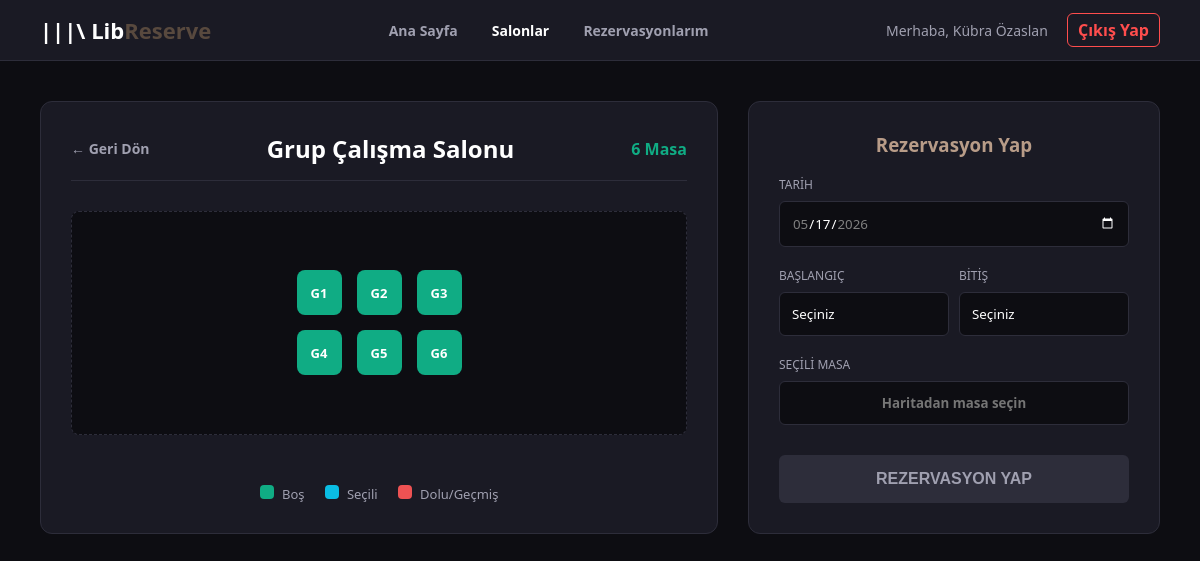
Page /salon_detay.php?isim=Grup+Çalışma+Salonu (signed in) on the committed database.
### tables this page shows
CREATE TABLE IF NOT EXISTS `masalar` (
  `id` int NOT NULL AUTO_INCREMENT,
  `masa_kodu` varchar(10) NOT NULL,
  `salon_adi` varchar(100) NOT NULL,
  `durum` enum('bos','dolu','arizali') DEFAULT 'bos',
  PRIMARY KEY (`id`)
);

### salon_detay.php (the view, shortened to what this page needs)
<?php
require_once 'config.php';
$salon_ismi = isset($_GET['isim']) ? $_GET['isim'] : 'Ana Salon';
$sorgu = "SELECT * FROM masalar WHERE salon_adi = ? ORDER BY id ASC";
$stmt = mysqli_prepare($db, $sorgu);
mysqli_stmt_bind_param($stmt, "s", $salon_ismi);
mysqli_stmt_execute($stmt);
$sonuc = mysqli_stmt_get_result($stmt);
$masalar = [];
while($row = mysqli_fetch_assoc($sonuc)) { $masalar[] = $row; }
$toplam_masa = count($masalar);
$layout_type = 'dortlu';
if ($salon_ismi == 'Grup Çalışma Salonu') $layout_type = 'uzun';
elseif ($salon_ismi == 'Bilgisayar Salonu') $layout_type = 'kenar';
?>
<!DOCTYPE html>
<html lang="tr">
<head>
</head>
<body>
    <nav class="navbar">
        <div class="logo">|||\ Lib<span>Reserve</span></div>
        <div class="nav-links">
            <a href="index.php">Ana Sayfa</a>
            <a href="salonlar.php" class="active">Salonlar</a>
            <a href="rezervasyonlarim.php">Rezervasyonlarım</a>
        </div>
        <div class="user-menu">
            <span style="color:#a0a0b0; font-size:14px; margin-right:15px;">Merhaba, <?php echo htmlspecialchars($_SESSION["ad_soyad"]); ?></span>
            <a href="cikis.php" style="color:#ff4d4d; text-decoration:none; font-weight:bold; border: 1px solid #ff4d4d; padding: 5px 10px; border-radius: 6px;" onclick="return confirm('Çıkış yapmak istediğinizden emin misiniz?');">Çıkış Yap</a>
        </div>
    </nav>
    <div class="container">
        <div class="map-section">
            <div class="map-header">
                <a href="salonlar.php" class="btn-back">← Geri Dön</a>
                <h2><?php echo htmlspecialchars($salon_ismi); ?></h2>
                <span style="color: #10ac84; font-weight: bold;"><?php echo $toplam_masa; ?> Masa</span>
            </div>
            <div class="seating-area">
                <?php
                if ($layout_type == 'dortlu') {
                    echo '<div class="layout-dortlu">';
                    $index = 0;
                    while ($index < count($masalar)) {
                        echo '<div class="group-4">';
                        for ($j = 0; $j < 4 && $index < count($masalar); $j++) {
                            $m = $masalar[$index++];
                            echo '<div class="seat bos" data-kodu="'.$m['masa_kodu'].'" data-id="'.$m['id'].'">'.$m['masa_kodu'].'</div>';
                        }
                        echo '</div>';
                    }
                    echo '</div>';
                }
                elseif ($layout_type == 'uzun') {
                    echo '<div class="layout-uzun">';
                    foreach ($masalar as $m) {
                        echo '<div class="seat bos" data-kodu="'.$m['masa_kodu'].'" data-id="'.$m['id'].'">'.$m['masa_kodu'].'</div>';
                    }
                    echo '</div>';
                }
                ?>
            </div>
            <div class="legend">
                <span><span class="dot" style="background:#10ac84"></span> Boş</span>
                <span><span class="dot" style="background:#0abde3"></span> Seçili</span>
                <span><span class="dot" style="background:#ee5253"></span> Dolu/Geçmiş</span>
            </div>
        </div>
        <div class="reservation-section">
            <h3 style="margin-top:0; color:#b89c88; text-align:center;">Rezervasyon Yap</h3>
            <form action="rezervasyon_islem.php" method="POST" id="rezervasyonForm">
                <div class="form-group">
                    <label>Tarih</label>
                    <input type="date" name="tarih" id="tarih" value="<?php echo date('Y-m-d'); ?>" min="<?php echo date('Y-m-d'); ?>" max="<?php echo date('Y-m-d', strtotime('+10 days')); ?>" onchange="haritaVeKutulariGuncelle()" required>
                </div>
                <div style="display: flex; gap: 10px;">
                    <div class="form-group" style="flex: 1;">
                        <label>Başlangıç</label>
                        <select name="baslangic" id="baslangic" onchange="haritayiGuncelle()" required>
                            <option value="">Seçiniz</option>
                        </select>
                    </div>
                    <div class="form-group" style="flex: 1;">
                        <label>Bitiş</label>
                        <select name="bitis" id="bitis" onchange="haritayiGuncelle()" required>
                            <option value="">Seçiniz</option>
                        </select>
                    </div>
                </div>
                <div class="form-group">
                    <label>Seçili Masa</label>
                    <input type="text" id="secili_masa_gosterim" placeholder="Haritadan masa seçin" readonly required style="text-align:center; font-weight:bold; color:#0abde3; cursor:not-allowed;">
                </div>
                <button type="submit" class="btn-reserve" id="submitBtn" disabled>REZERVASYON YAP</button>
            </form>
        </div>
    </div>
</body>
</html>

### salon_detay.php (style rules this page uses)
body { margin: 0; background-color: #0d0d12; color: #ffffff; font-family: 'Segoe UI', sans-serif; }
.navbar { background-color: #1a1a24; padding: 15px 40px; display: flex; justify-content: space-between; align-items: center; border-bottom: 1px solid #2d2d3a; position: sticky; top: 0; z-index: 100; }
.logo { font-size: 22px; font-weight: bold; }
.logo span { color: #58493e; }
.nav-links a { color: #a0a0b0; text-decoration: none; margin: 0 15px; font-size: 14px; font-weight: bold; transition: all 0.3s; }
.nav-links a:hover, .nav-links a.active { color: #ffffff; }
.container { display: flex; padding: 40px; gap: 30px; flex-wrap: wrap; max-width: 1400px; margin: 0 auto; }
.map-section { flex: 2; min-width: 600px; background-color: #1a1a24; border-radius: 12px; padding: 30px; border: 1px solid #2d2d3a; display: flex; flex-direction: column; }
.map-header { display: flex; justify-content: space-between; align-items: center; margin-bottom: 30px; border-bottom: 1px solid #2d2d3a; padding-bottom: 15px; }
.map-header h2 { margin: 0; font-size: 24px; color: #ffffff; }
.btn-back { color: #a0a0b0; text-decoration: none; font-size: 14px; font-weight: bold; }
.seating-area { flex-grow: 1; display: flex; justify-content: center; align-items: center; padding: 20px; background-color: #0d0d12; border-radius: 8px; border: 1px dashed #2d2d3a; margin-bottom: 30px; }
.layout-uzun { display: grid; grid-template-columns: repeat(3, 1fr); gap: 15px; }
.seat { width: 45px; height: 45px; border-radius: 8px; display: flex; justify-content: center; align-items: center; font-weight: bold; font-size: 13px; transition: all 0.2s; cursor: pointer; }
.seat.bos { background-color: #10ac84; color: #ffffff; }
.legend { display: flex; gap: 20px; margin-top: 20px; font-size: 13px; color: #a0a0b0; justify-content: center; }
.dot { width: 14px; height: 14px; border-radius: 4px; display: inline-block; margin-right: 5px; }
.reservation-section { flex: 1; min-width: 350px; background-color: #1a1a24; border-radius: 12px; padding: 30px; border: 1px solid #2d2d3a; height: fit-content; position: sticky; top: 100px; }
.form-group { margin-bottom: 20px; }
.form-group label { display: block; margin-bottom: 8px; font-size: 12px; color: #a0a0b0; text-transform: uppercase; }
.form-group input, .form-group select { width: 100%; padding: 12px; background-color: #0d0d12; border: 1px solid #2d2d3a; border-radius: 6px; color: #fff; box-sizing: border-box; outline: none; font-family: inherit; appearance: none; }
.btn-reserve { width: 100%; padding: 15px; background-color: #58493e; color: white; border: none; border-radius: 6px; font-size: 16px; cursor: pointer; font-weight: bold; transition: all 0.3s; margin-top: 10px; }
.btn-reserve:disabled { background-color: #2d2d3a; color: #a0a0b0; cursor: not-allowed; }

### rows in the picture
masalar: masa_kodu "G1"
masalar: masa_kodu "G2"
masalar: masa_kodu "G3"
masalar: masa_kodu "G4"
masalar: masa_kodu "G5"
masalar: masa_kodu "G6"

### other values in the picture
$_SESSION["ad_soyad"] "Kübra Özaslan"
$salon_ismi "Grup Çalışma Salonu"
$toplam_masa "6"
